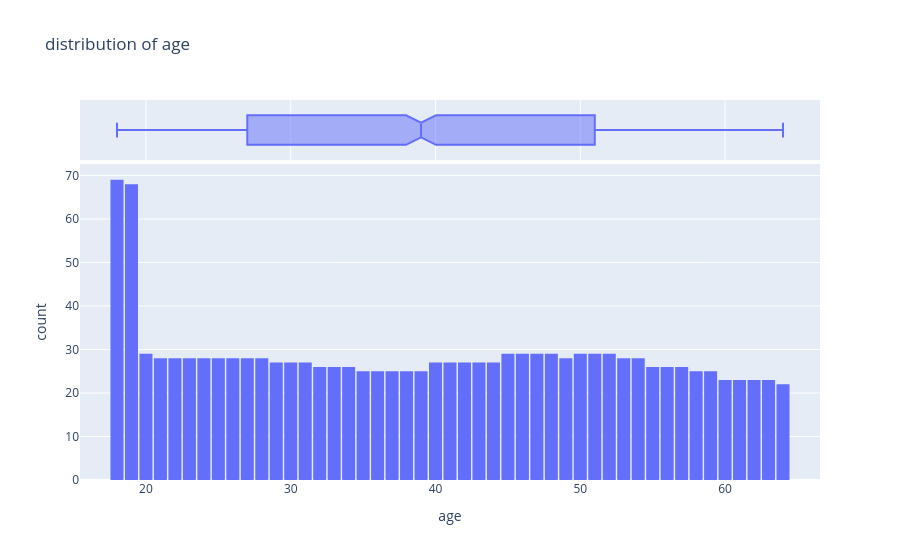

Write notebook code for a chart like this one.
### Code cell
fig = px.histogram(medical_df,x='age',
                   marginal='box',
                   nbins=47,
                   title='distribution of age ')

fig.update_layout(bargap=0.1)
fig.show()

### Figure 1 — Plotly figure (JSON) as saved in the notebook; plotly's stock layout.template omitted (floating-point values rounded to 4 significant figures; data arrays with more than 128 entries replaced by an {"elided": "..."} marker saying what was removed)
{"data": [{"bingroup": "x", "hovertemplate": "age=%{x}<br>count=%{y}<extra></extra>", "legendgroup": "", "marker": {"color": "#636efa", "pattern": {"shape": ""}}, "name": "", "nbinsx": 47, "orientation": "v", "showlegend": false, "type": "histogram", "x": {"elided": "1338 int values"}, "xaxis": "x", "yaxis": "y"}, {"hovertemplate": "age=%{x}<extra></extra>", "legendgroup": "", "marker": {"color": "#636efa"}, "name": "", "notched": true, "showlegend": false, "type": "box", "x": {"elided": "1338 int values"}, "xaxis": "x2", "yaxis": "y2"}], "layout": {"bargap": 0.1, "barmode": "relative", "legend": {"tracegroupgap": 0}, "title": {"text": "distribution of age "}, "xaxis": {"anchor": "y", "domain": [0, 1], "title": {"text": "age"}}, "xaxis2": {"anchor": "y2", "domain": [0, 1], "matches": "x", "showgrid": true, "showticklabels": false}, "yaxis": {"anchor": "x", "domain": [0, 0.8316], "title": {"text": "count"}}, "yaxis2": {"anchor": "x2", "domain": [0.8416, 1], "matches": "y2", "showgrid": false, "showline": false, "showticklabels": false, "ticks": ""}}}
